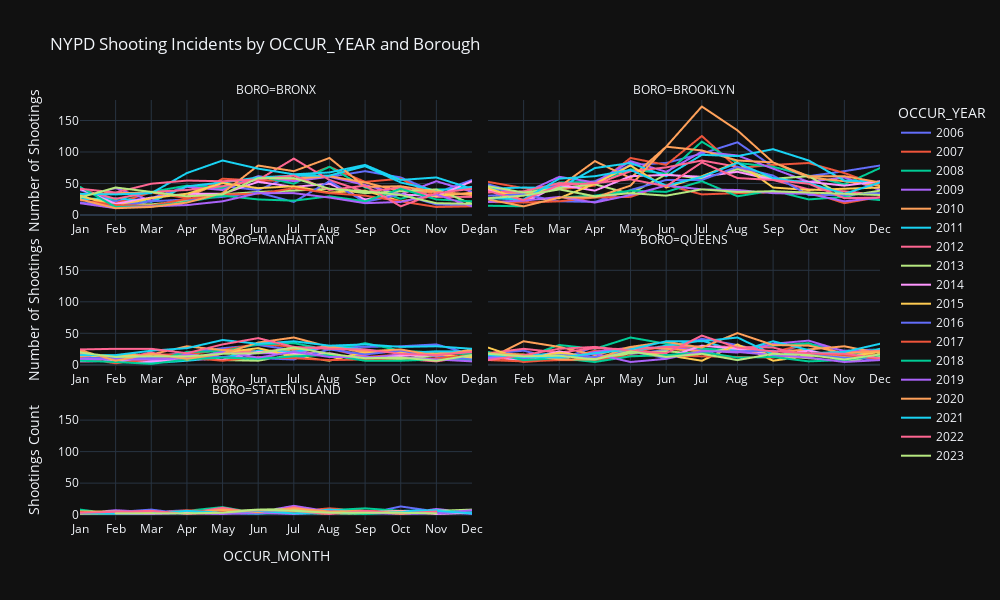

Notebook code for this chart:
### Markdown cell above
### Multi Graph Line Graphs of Shooting Incident Trends Split by Boroughs

### Code cell
shooting_counts = nyc_dataset.groupby(['OCCUR_YEAR', 'OCCUR_MONTH', 'OCCUR_MONTH_NUM', 'BORO']).size().reset_index(name='Count')
shooting_counts = shooting_counts.sort_values(by=['OCCUR_YEAR', 'OCCUR_MONTH_NUM'])
fig = px.line(
    shooting_counts,
    x='OCCUR_MONTH',
    y='Count',
    color='OCCUR_YEAR',
    facet_col='BORO',
    facet_col_wrap=2,
    title='NYPD Shooting Incidents by OCCUR_YEAR and Borough',
    labels={'Count': 'Number of Shootings', 'OCCUR_MONTH': 'OCCUR_MONTH'},
    category_orders={'OCCUR_MONTH': ['Jan', 'Feb', 'Mar', 'Apr', 'May', 'Jun', 'Jul', 'Aug', 'Sep', 'Oct', 'Nov', 'Dec']}
)


fig.update_layout(
    xaxis_title='OCCUR_MONTH',
    yaxis_title='Shootings Count',
    legend_title='OCCUR_YEAR',
    hovermode='x',
    template='plotly_dark'
)

fig.update_layout(
    width=1000,  
    height=600,  
    
)

fig.for_each_xaxis(lambda x: x.update(showticklabels=True))


fig.show()
